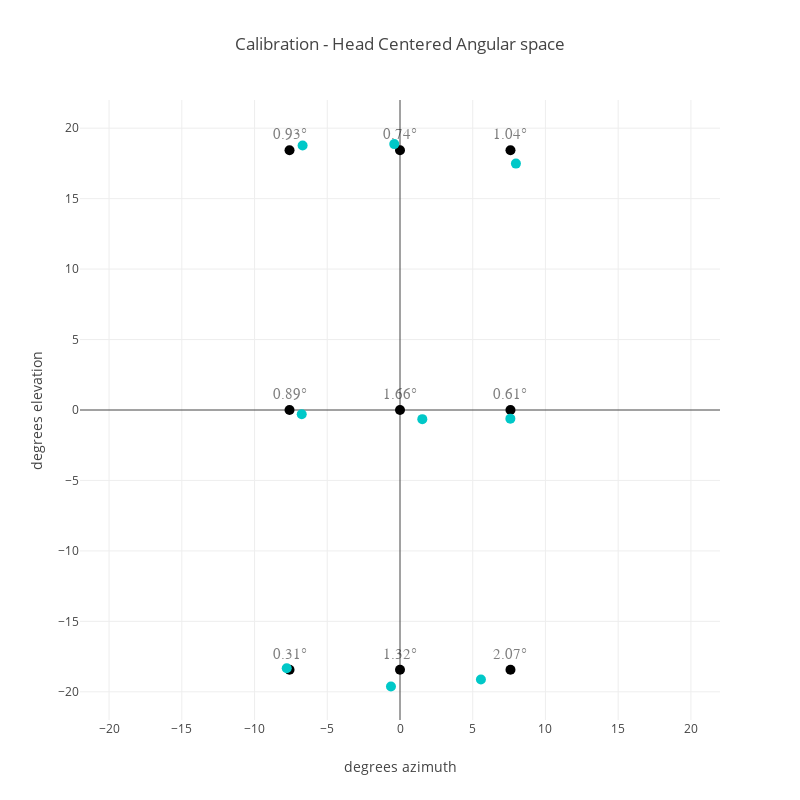

The notebook cell this image was saved under:
### Markdown cell above
### Beautiful!  Lets plot it

### Code cell
width = 800
height = 800

pts = range(0,9)
# pts = range(9,18)
# pts = range(18,26)

labels = calibStatsDF[('calErr2D','mean')].iloc[pts].values.astype('|S4')
labels = [l + str('&deg;') for l in labels]

# The calibration points to show


calibPoints = go.Scatter(x=calibStatsDF[('calibAzimuthDeg','mean')].iloc[pts],
                         y=calibStatsDF[('calibElevationDeg','mean')].iloc[pts],
                         mode='markers+text',
                         marker={'color': 'rgb(0,0,0)', 'size': 10},
                         text = labels,
                         textposition='top',
                         textfont=dict(
                             family='Trebuchet MS',
                             size=15,
                             color=('rgba(0,0,0,0.5)')),
                        )



eihPoints = go.Scatter(x=calibStatsDF[('eihAzimuthDeg','mean')].iloc[pts],
                       y=calibStatsDF[('eihElevationDeg','mean')].iloc[pts],
                       mode='markers',
                       marker={'color': 'rgb(0,200,200)', 'size': 10},) 
#                        error_x=dict(
#                            type='data',
#                            array=calibStatsDF[('eyeAzimuthDeg','std')][0:9],
#                            visible=True
#                        ),
#                        error_y=dict(
#                            type='data',
#                            array=calibStatsDF[('eyeElevationDeg','std')][0:9],
#                            visible=True
#                        )
#                      )
                       



layout = go.Layout(title='Calibration - Head Centered Angular space',
                   width=width,
                   height=height,
                   showlegend=False,
                   xaxis=dict(range=[-22,22], title='degrees azimuth'),
                   yaxis=dict(range=[-22,22], title='degrees elevation'),
                   scene=go.Scene(aspectmode='manual',
                                  aspectratio=dict(x=1, y=1),
                                 ),
                   margin=go.Margin(t=100),
                   hovermode='closest')

data = [calibPoints,eihPoints]
fig=go.Figure(data=data,layout=layout)

iplot(fig)

### Figure 1 — Plotly figure (JSON) as saved in the notebook; plotly's stock layout.template omitted (floating-point values rounded to 4 significant figures)
{"data": [{"marker": {"color": "rgb(0,0,0)", "size": 10}, "mode": "markers+text", "text": ["0.31&deg;", "1.32&deg;", "2.07&deg;", "0.89&deg;", "1.66&deg;", "0.61&deg;", "0.93&deg;", "0.74&deg;", "1.04&deg;"], "textfont": {"color": "rgba(0,0,0,0.5)", "family": "Trebuchet MS", "size": 15}, "textposition": "top", "type": "scatter", "x": [-7.595, 0, 7.595, -7.595, 0, 7.595, -7.595, 0, 7.595], "y": [-18.43, -18.43, -18.43, 0, 0, 0, 18.43, 18.43, 18.43]}, {"marker": {"color": "rgb(0,200,200)", "size": 10}, "mode": "markers", "type": "scatter", "x": [-7.788, -0.6224, 5.564, -6.757, 1.534, 7.587, -6.696, -0.3945, 7.97], "y": [-18.32, -19.62, -19.12, -0.2997, -0.6481, -0.6123, 18.77, 18.87, 17.49]}], "layout": {"height": 800, "hovermode": "closest", "margin": {"t": 100}, "scene": {"aspectmode": "manual", "aspectratio": {"x": 1, "y": 1}}, "showlegend": false, "title": "Calibration - Head Centered Angular space", "width": 800, "xaxis": {"range": [-22, 22], "title": "degrees azimuth"}, "yaxis": {"range": [-22, 22], "title": "degrees elevation"}}}
